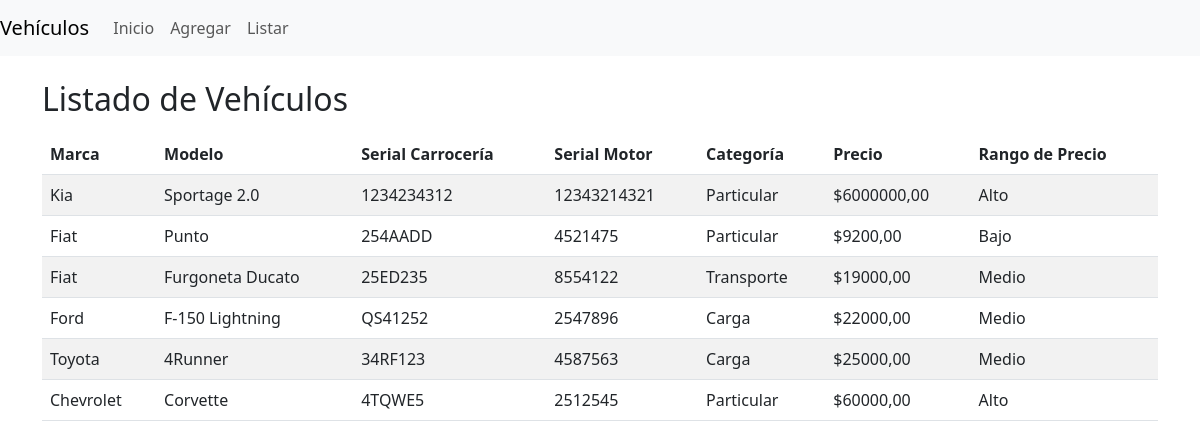
The page /vehiculo/list/ (signed in) on the database its author committed.
### vehiculo/models.py (models this page shows, shortened)
class Vehiculo(models.Model):
    CATEGORIA_CHOICES = [
        ('Particular', 'Particular'),
        ('Transporte', 'Transporte'),
        ('Carga', 'Carga'),
    ]
    marca = models.CharField(max_length=20, default='Ford')
    modelo = models.CharField(max_length=100)
    serial_carroceria = models.CharField(max_length=50)
    serial_motor = models.CharField(max_length=50)
    categoria = models.CharField(max_length=20, choices=CATEGORIA_CHOICES, default='Particular')
    precio = models.DecimalField(max_digits=10, decimal_places=2)
    fecha_creacion = models.DateTimeField(auto_now_add=True)
    fecha_modificacion = models.DateTimeField(auto_now=True)

### vehiculo/views.py (the view)
# urls.py: path('vehiculo/list/', views.listar_vehiculos, name='listar_vehiculos'),
def listar_vehiculos(request):
    if not request.user.is_authenticated:
        return redirect('index')
    vehiculos = Vehiculo.objects.all()
    for vehiculo in vehiculos:
        if vehiculo.precio <= 10000:
            vehiculo.rango_precio = 'Bajo'
        elif 10001 <= vehiculo.precio <= 30000:
            vehiculo.rango_precio = 'Medio'
        else:
            vehiculo.rango_precio = 'Alto'
    return render(request, 'vehiculo_list.html', {'vehiculos': vehiculos})

### vehiculo/templates/vehiculo_list.html (shortened to what this page needs)
{% extends "base.html" %}
{% block content %}
<h2>Listado de Vehículos</h2>
<table class="table table-striped mt-3">
    <thead>
        <tr>
            <th>Marca</th>
            <th>Modelo</th>
            <th>Serial Carrocería</th>
            <th>Serial Motor</th>
            <th>Categoría</th>
            <th>Precio</th>
            <th>Rango de Precio</th>
        </tr>
    </thead>
    <tbody>
        {% for vehiculo in vehiculos %}
        <tr>
            <td>{{ vehiculo.marca }}</td>
            <td>{{ vehiculo.modelo }}</td>
            <td>{{ vehiculo.serial_carroceria }}</td>
            <td>{{ vehiculo.serial_motor }}</td>
            <td>{{ vehiculo.categoria }}</td>
            <td>${{ vehiculo.precio }}</td>
            <td>{{ vehiculo.rango_precio }}</td>
        </tr>
        {% endfor %}
    </tbody>
</table>
{% endblock %}

### vehiculo/templates/base.html (shortened to what this page needs)
<!DOCTYPE html>
<html lang="en">
<head>
    <link href="https://cdn.jsdelivr.net/npm/bootstrap@5.3.0/dist/css/bootstrap.min.css" rel="stylesheet">
</head>
<body>
    <nav class="navbar navbar-expand-lg navbar-light bg-light">
        <a class="navbar-brand" href="/">Vehículos</a>
        <div class="collapse navbar-collapse">
            <ul class="navbar-nav">
                <li class="nav-item"><a class="nav-link" href="/">Inicio</a></li>
                <li class="nav-item"><a class="nav-link" href="/vehiculo/add/">Agregar</a></li>
                <li class="nav-item"><a class="nav-link" href="/vehiculo/list/">Listar</a></li>
            </ul>
        </div>
    </nav>
    <div class="container mt-4">
        {% block content %}{% endblock %}
    </div>
</body>
</html>

### rows shown on the page
Vehiculo: marca "Kia", modelo "Sportage 2.0", serial_carroceria "1234234312", serial_motor "12343214321", categoria "Particular", precio "6000000,00", rango_precio "Alto"
Vehiculo: marca "Fiat", modelo "Punto", serial_carroceria "254AADD", serial_motor "4521475", categoria "Particular", precio "9200,00", rango_precio "Bajo"
Vehiculo: marca "Fiat", modelo "Furgoneta Ducato", serial_carroceria "25ED235", serial_motor "8554122", categoria "Transporte", precio "19000,00", rango_precio "Medio"
Vehiculo: marca "Ford", modelo "F-150 Lightning", serial_carroceria "QS41252", serial_motor "2547896", categoria "Carga", precio "22000,00", rango_precio "Medio"
Vehiculo: marca "Toyota", modelo "4Runner", serial_carroceria "34RF123", serial_motor "4587563", categoria "Carga", precio "25000,00", rango_precio "Medio"
Vehiculo: marca "Chevrolet", modelo "Corvette", serial_carroceria "4TQWE5", serial_motor "2512545", categoria "Particular", precio "60000,00", rango_precio "Alto"
